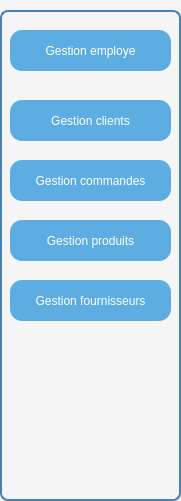
   <widget class="QGroupBox" name="modules">
    <property name="geometry">
     <rect>
      <x>10</x>
      <y>0</y>
      <width>181</width>
      <height>501</height>
     </rect>
    </property>
    <property name="styleSheet">
     <string notr="true">QGroupBox {
	font: 9pt &quot;Segoe UI&quot;;
	font: 900 12pt &quot;Segoe UI&quot;;
    background-color: #f5f5f5;
    border: 2px solid #4682B4;
    border-radius: 8px;
    margin-top: 10px;
}
QPushButton {
    background-color: #4682B4;
    color: white;
    border-radius: 5px;
    padding: 5px;
}
QPushButton:hover {
    background-color: #5A9BD5;
}</string>
    </property>
    <property name="title">
     <string/>
    </property>
    <widget class="QPushButton" name="emplbut">
     <property name="geometry">
      <rect>
       <x>10</x>
       <y>30</y>
       <width>161</width>
       <height>41</height>
      </rect>
     </property>
     <property name="styleSheet">
      <string notr="true">font: 900 9pt &quot;Segoe UI&quot;;
background-color: #3498db;   /* الأزرق */
    color: white;                /* لون النص */
    border-radius: 12px;         /* الحواف مدوّرة */
    padding: 8px 16px;  
background-color: #5dade2;</string>
     </property>
     <property name="text">
      <string>Gestion employe</string>
     </property>
    </widget>
    <widget class="QPushButton" name="gest">
     <property name="geometry">
      <rect>
       <x>10</x>
       <y>100</y>
       <width>161</width>
       <height>41</height>
      </rect>
     </property>
     <property name="styleSheet">
      <string notr="true">font: 900 9pt &quot;Segoe UI&quot;;
background-color: #3498db;   /* الأزرق */
    color: white;                /* لون النص */
    border-radius: 12px;         /* الحواف مدوّرة */
    padding: 8px 16px;  
background-color: #5dade2;</string>
     </property>
     <property name="text">
      <string>Gestion clients</string>
     </property>
    </widget>
    <widget class="QPushButton" name="commandebut">
     <property name="geometry">
      <rect>
       <x>10</x>
       <y>160</y>
       <width>161</width>
       <height>41</height>
      </rect>
     </property>
     <property name="styleSheet">
      <string notr="true">font: 900 9pt &quot;Segoe UI&quot;;
background-color: #3498db;   /* الأزرق */
    color: white;                /* لون النص */
    border-radius: 12px;         /* الحواف مدوّرة */
    padding: 8px 16px;  
background-color: #5dade2;</string>
     </property>
     <property name="text">
      <string>Gestion commandes</string>
     </property>
    </widget>
    <widget class="QPushButton" name="produitbut">
     <property name="geometry">
      <rect>
       <x>10</x>
       <y>220</y>
       <width>161</width>
       <height>41</height>
      </rect>
     </property>
     <property name="styleSheet">
      <string notr="true">font: 900 9pt &quot;Segoe UI&quot;;
background-color: #3498db;   /* الأزرق */
    color: white;                /* لون النص */
    border-radius: 12px;         /* الحواف مدوّرة */
    padding: 8px 16px;  
background-color: #5dade2;</string>
     </property>
     <property name="text">
      <string>Gestion produits</string>
     </property>
    </widget>
    <widget class="QPushButton" name="fournbut">
     <property name="geometry">
      <rect>
       <x>10</x>
       <y>280</y>
       <width>161</width>
       <height>41</height>
      </rect>
     </property>
     <property name="styleSheet">
      <string notr="true">font: 900 9pt &quot;Segoe UI&quot;;
background-color: #3498db;   /* الأزرق */
    color: white;                /* لون النص */
    border-radius: 12px;         /* الحواف مدوّرة */
    padding: 8px 16px;  
background-color: #5dade2;</string>
     </property>
     <property name="text">
      <string>Gestion fournisseurs</string>
     </property>
    </widget>
   </widget>
